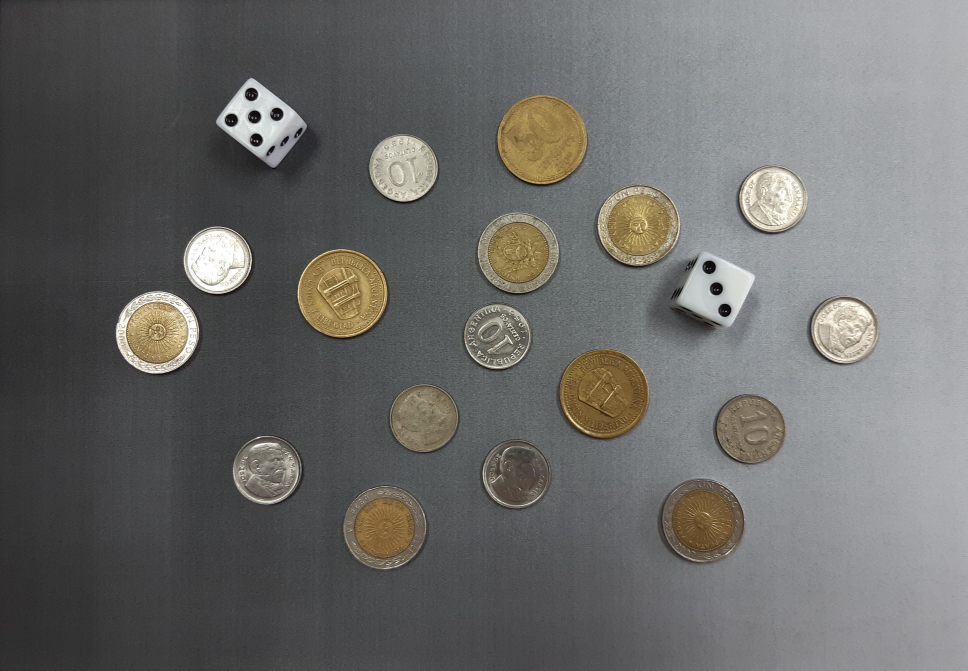
#> input picture Media/monedas.jpg, 3871 x 2681 px (shown at 1/4 size)
$ python monedas.py
#> lines starting #> are read from the running program, lines starting #| are printed output that depends on the picture; after the words box and inside, x2 and y2 are one past the last pixel; in counts of white or black regions, pixels touching at a corner belong together
### funciones.py
import math
import cv2
import numpy as np
import matplotlib.pyplot as plt

# Función para mostrar imágenes
def imshow(img, new_fig=True, title=None, color_img=False, blocking=False, colorbar=False, ticks=False):
    # Crear una nueva figura si new_fig es True
    if new_fig:
        plt.figure(figsize=(12, 6))

    # Mostrar la imagen en color si color_img es True, de lo contrario, en escala de grises
    if color_img:
        plt.imshow(img)
    else:
        plt.imshow(img, cmap='gray')

    # Establecer el título de la figura si se proporciona
    plt.title(title)

    # Ocultar los ejes si ticks es False
    if not ticks:
        plt.xticks([]), plt.yticks([])

    # Mostrar la barra de color si colorbar es True
    if colorbar:
        plt.colorbar()

    # Mostrar la figura, bloqueando si blocking es True
    if new_fig:
        if blocking:
            plt.show(block=True)
        else:
            plt.show()

# Definimos una función para la reconstrucción morfológica
def imreconstruct(marker, mask, kernel=None):
    if kernel is None:
        kernel = np.ones((3, 3), np.uint8)
    while True:
        expanded = cv2.dilate(marker, kernel)                               # Dilatación
        expanded_intersection = cv2.bitwise_and(src1=expanded, src2=mask)   # Intersección
        if (marker == expanded_intersection).all():                         # Comprobamos si hemos terminado
            break
        marker = expanded_intersection
    return expanded_intersection

# Función para eliminar objetos que tocan el borde utilizando reconstrucción morfológica
def imclearborder(img):
    marker = img.copy()
    marker[1:-1, 1:-1] = 0
    border_elements = imreconstruct(marker=marker, mask=img)
    img_cb = cv2.subtract(img, border_elements)
    return img_cb

# Crear lista de nombres de archivos
# [394 lines left out: functions crearListaNombresArchivo, cargarImagenes, imadjust, preprocesarImagenes, distanciaEuclidiana, filtrarComponentesPorArea and 9 more, not called in this run]

### monedas.py
import cv2
import numpy as np
import matplotlib.pyplot as plt
from PIL import Image
from funciones import imshow, imreconstruct, imclearborder

# a) -----------------------------------------------------------------------------------------
# Cargamos una imagen en formato BGR, la convertimos a RGB y la mostramos.
monedas_path = './Media/monedas.jpg'
img = cv2.imread(monedas_path)
#> img is the input picture: shape (2681, 3871, 3); mean B, G, R 105.5, 107.4, 107.5
img = cv2.cvtColor(img, cv2.COLOR_BGR2RGB)

# Paso 1: Conversión a escala de grises
gray = cv2.cvtColor(img, cv2.COLOR_RGB2GRAY)

# Mostrar imagen
imshow(img, title='Imagen Original', color_img=True)

# Filtrado Gaussiano para suavizar la imagen
blurred = cv2.GaussianBlur(gray, (15, 15), 0)

imshow(blurred, title = "Imagen en gris desenfocada")

# Detección de bordes Canny
edges = cv2.Canny(blurred, 5, 25)
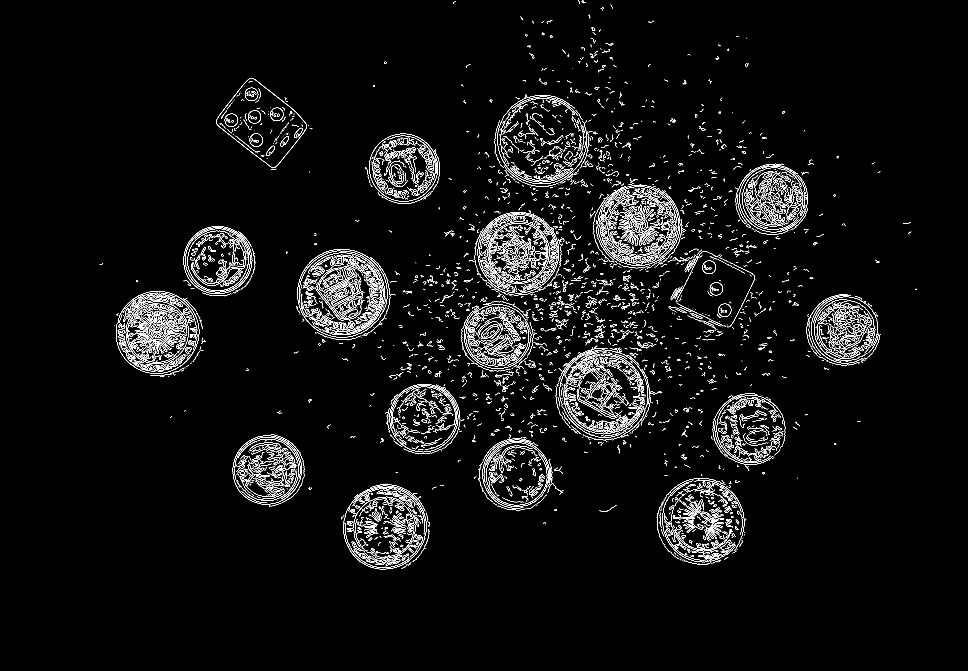
#> edges: shape (2681, 3871) (shown at 1/4 size); 2.1% white in thin lines or dots, all inside (x1, y1, x2, y2) = (399, 1, 3667, 2278)

imshow(edges, title = "Detección de bordes Canny")

# Dilatación para cerrar contornos en Canny
dilated_edges = cv2.dilate(edges, None, iterations=2)
#> dilated_edges: shape (2681, 3871); 11.6% white; 912 white regions

imshow(dilated_edges, title = "Bordes dilatados")

# Encontrar contornos en la imagen dilatada
contours, _ = cv2.findContours(dilated_edges.copy(), cv2.RETR_EXTERNAL, cv2.CHAIN_APPROX_SIMPLE)
#> contours = 762 contours, 5 with area under 20; largest, box (x1, y1, x2, y2) and area: (1976, 375, 2392, 750) 112831, (2219, 1380, 2651, 1771) 112827, (1188, 994, 1584, 1364) 108574, (2625, 1911, 2987, 2262) 97316, (2369, 734, 2745, 1088) 97298

# Crear una imagen en blanco para el relleno
fill_img = np.zeros_like(gray)

# Rellenar los contornos con color blanco
cv2.fillPoly(fill_img, contours, color=(255, 255, 255))
#> fill_img: shape (2681, 3871); 16.6% white; 762 white regions, largest, box (x1, y1, x2, y2) and area: (2219, 1380, 2651, 1771) 113796, (1976, 375, 2392, 750) 113716, (1188, 994, 1584, 1364) 109187

#  Dilatación para cerrar contornos en Canny
dilated_edges = cv2.dilate(fill_img, None, iterations=2)
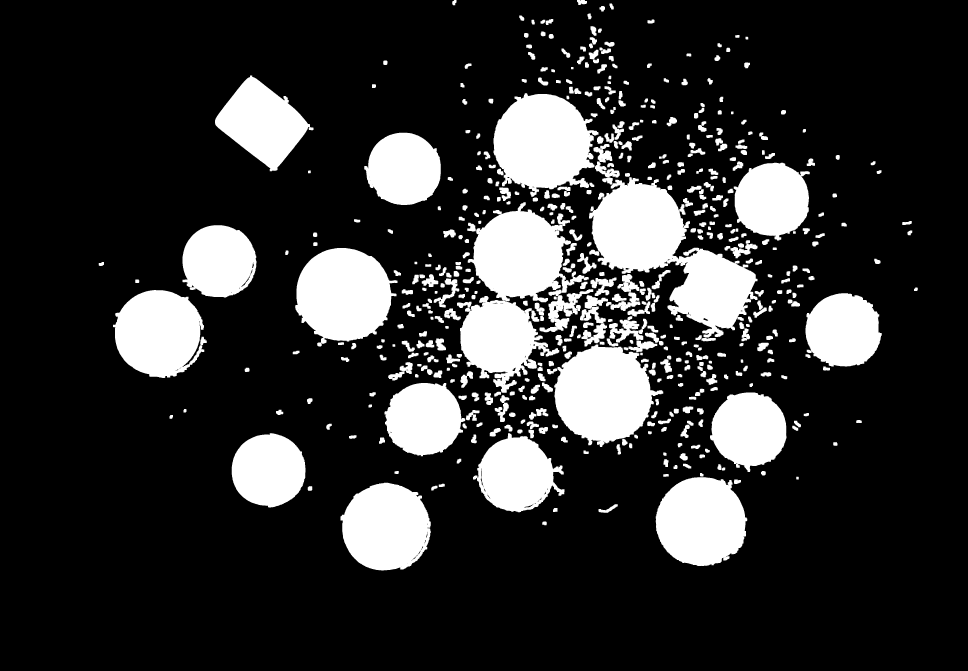
#> dilated_edges: shape (2681, 3871) (shown at 1/4 size); 18.6% white; 535 white regions

# Encontrar contornos en la imagen dilatada
contours, _ = cv2.findContours(dilated_edges.copy(), cv2.RETR_EXTERNAL, cv2.CHAIN_APPROX_SIMPLE)
#> contours = 535 contours; largest, box (x1, y1, x2, y2) and area: (2356, 709, 3030, 1350) 184581, (1974, 373, 2394, 787) 120782, (2217, 1378, 2653, 1788) 118870, (1181, 992, 1590, 1386) 113620, (1871, 809, 2355, 1209) 107346

# # Crear una imagen en blanco para el relleno
# fill_img = np.zeros_like(gray)

# # Rellenar los contornos con color blanco
# cv2.fillPoly(fill_img, contours, color=(255, 255, 255))

# Visualizar la imagen de relleno
imshow(fill_img, title='Contornos Rellenos', color_img=False)

# Definir el kernel elíptico para las operaciones morfológicas
kernel = cv2.getStructuringElement(cv2.MORPH_ELLIPSE, (45, 45))

# Aplicar operación de apertura
opened_img = cv2.morphologyEx(fill_img, cv2.MORPH_OPEN, kernel)
#> opened_img: shape (2681, 3871); 14.5% white; 19 white regions, largest, box (x1, y1, x2, y2) and area: (1977, 378, 2358, 750) 110223, (2221, 1397, 2605, 1764) 110006, (1188, 994, 1563, 1361) 108492

# Visualizar los resultados después de aplicar apertura y clausura
imshow(opened_img, title='Después de Apertura')

# Aplicar la máscara opened_img a la imagen original
final_result = cv2.bitwise_and(img, img, mask=opened_img)

# Visualizar el resultado final
imshow(final_result, title='Imagen Final Segmentada', color_img=True)

# b) ------------------------------------------------------------------------
# Convertir la imagen a escala de grises
gray_segmented = cv2.cvtColor(final_result , cv2.COLOR_RGB2GRAY)

# Umbralizar la imagen para obtener una máscara binaria
_, binary_mask = cv2.threshold(gray_segmented, 1, 255, cv2.THRESH_BINARY)
#> binary_mask: shape (2681, 3871); 14.5% white; 19 white regions

# Encontrar contornos en la máscara binaria
contours, _ = cv2.findContours(binary_mask, cv2.RETR_EXTERNAL, cv2.CHAIN_APPROX_SIMPLE)
#> contours = 19 contours; largest, box (x1, y1, x2, y2) and area: (1977, 378, 2358, 750) 109676, (2221, 1397, 2605, 1764) 109460, (1188, 994, 1563, 1361) 107960, (2626, 1911, 2980, 2261) 96062, (2371, 737, 2731, 1075) 95027

# Clasificar contornos en monedas y dados
coins = []
dice = []

for contour in contours:
    # Calcular el área y el perímetro del contorno
    area = cv2.contourArea(contour)
    perimeter = cv2.arcLength(contour, True)

    # Calcular la circularidad (4 * pi * área / (perímetro ^ 2))
    circularity = (4 * np.pi * area) / (perimeter ** 2)

    # Si la circularidad es alta, clasificar como moneda, de lo contrario como dado
    if circularity > 0.8:
        coins.append(contour)
    else:
        dice.append(contour)
#> this loop made 19 passes
#> (area, perimeter, circularity) on passes 1 to 12: (90820.5, 1134.3, 0.887), (96061.5, 1169.2, 0.883), (61632, 943, 0.871), (65085.5, 959.4, 0.889), (66309.5, 969.4, 0.887), (64771, 968.5, 0.868), (109460, 1266.5, 0.858), (60182.5, 932.8, 0.869), (65569.5, 970.2, 0.875), (88612, 1118.2, 0.891), (61910.5, 1042.8, 0.715), (107960.5, 1238.7, 0.884)
#> after the loop, coins = 17 contours; largest, box (x1, y1, x2, y2) and area: (1977, 378, 2358, 750) 109676, (2221, 1397, 2605, 1764) 109460, (1188, 994, 1563, 1361) 107960, (2626, 1911, 2980, 2261) 96062, (2371, 737, 2731, 1075) 95027; dice = 2 contours; box (x1, y1, x2, y2) and area: (862, 310, 1230, 673) 74856, (2699, 1002, 3021, 1309) 61910

# Crear máscaras para monedas y dados
coins_mask = np.zeros_like(binary_mask)
cv2.drawContours(coins_mask, coins, -1, (255), thickness=cv2.FILLED)

dice_mask = np.zeros_like(binary_mask)
cv2.drawContours(dice_mask, dice, -1, (255), thickness=cv2.FILLED)
#> dice_mask: shape (2681, 3871); 1.3% white; 2 white regions, box (x1, y1, x2, y2) and area: (862, 310, 1230, 673) 75277, (2699, 1002, 3021, 1309) 62349

# Visualizar las máscaras
plt.figure(figsize=(12, 6))

plt.subplot(121), plt.imshow(coins_mask, cmap='gray'), plt.title('Máscara de Monedas')
plt.subplot(122), plt.imshow(dice_mask, cmap='gray'), plt.title('Máscara de Dados')

plt.show()

# Aplicar la máscara opened_img a la imagen original
coins = cv2.bitwise_and(img, img, mask=coins_mask)
dice = cv2.bitwise_and(img, img, mask=dice_mask)

# Visualizar el resultado final
imshow(coins, title='Imagen Final Segmentada', color_img=True)
# Visualizar el resultado final
imshow(dice, title='Imagen Final Segmentada', color_img=True)

# Convertir la imagen a escala de grises
gray_segmented = cv2.cvtColor(coins, cv2.COLOR_RGB2GRAY)

# Aplicar umbral adaptativo
_, binary_mask = cv2.threshold(gray_segmented, 1, 255, cv2.THRESH_BINARY)
#> binary_mask: shape (2681, 3871); 13.2% white; 17 white regions

# Encontrar contornos en la máscara binaria
contours, _ = cv2.findContours(binary_mask, cv2.RETR_EXTERNAL, cv2.CHAIN_APPROX_SIMPLE)
#> contours has the same summary as coins

# Crear listas para almacenar contornos de cada tipo de moneda
small_coins = []
medium_coins = []
large_coins = []

# Clasificar contornos en monedas por tamaño
for contour in contours:
    # Calcular el área del contorno
    area = cv2.contourArea(contour)
    # Clasificar por tamaño
    if area < 80000:
        small_coins.append(contour)
    elif 80000 <= area <= 100000:
        medium_coins.append(contour)
    elif area > 100000:
        large_coins.append(contour)
#> this loop made 17 passes
#> area on passes 1 to 12: 90820.5, 96061.5, 61632, 65085.5, 66309.5, 64771, 109460, 60182.5, 65569.5, 88612, 107960.5, 60519
#> after the loop, large_coins = 3 contours; box (x1, y1, x2, y2) and area: (1977, 378, 2358, 750) 109676, (2221, 1397, 2605, 1764) 109460, (1188, 994, 1563, 1361) 107960; medium_coins = 5 contours; box (x1, y1, x2, y2) and area: (2626, 1911, 2980, 2261) 96062, (2371, 737, 2731, 1075) 95027, (1897, 846, 2247, 1184) 92968, (1371, 1933, 1708, 2280) 90820, (462, 1162, 799, 1497) 88612; small_coins = 9 contours; largest, box (x1, y1, x2, y2) and area: (2849, 1572, 3143, 1862) 66310, (2941, 653, 3233, 941) 65817, (3224, 1175, 3520, 1464) 65570, (929, 1737, 1219, 2026) 65086, (1547, 1534, 1843, 1819) 64771

# Crear máscaras para cada tipo de moneda
small_coins_mask = np.zeros_like(binary_mask)
cv2.drawContours(small_coins_mask, small_coins, -1, (255), thickness=cv2.FILLED)
#> small_coins_mask: shape (2681, 3871); 5.6% white; 9 white regions, largest, box (x1, y1, x2, y2) and area: (2849, 1572, 3143, 1862) 66725, (2941, 653, 3233, 941) 66234, (3224, 1175, 3520, 1464) 65985

medium_coins_mask = np.zeros_like(binary_mask)
cv2.drawContours(medium_coins_mask, medium_coins, -1, (255), thickness=cv2.FILLED)
#> medium_coins_mask: shape (2681, 3871); 4.5% white; 5 white regions, box (x1, y1, x2, y2) and area: (2626, 1911, 2980, 2261) 96562, (2371, 737, 2731, 1075) 95530, (1897, 846, 2247, 1184) 93469, (1371, 1933, 1708, 2280) 91306, (462, 1162, 799, 1497) 89093

large_coins_mask = np.zeros_like(binary_mask)
cv2.drawContours(large_coins_mask, large_coins, -1, (255), thickness=cv2.FILLED)
#> large_coins_mask: shape (2681, 3871); 3.2% white; 3 white regions

# Visualizar las máscaras
plt.figure(figsize=(12, 6))

plt.subplot(131), plt.imshow(small_coins_mask, cmap='gray'), plt.title('Monedas Pequeñas')
plt.subplot(132), plt.imshow(medium_coins_mask, cmap='gray'), plt.title('Monedas Medianas')
plt.subplot(133), plt.imshow(large_coins_mask, cmap='gray'), plt.title('Monedas Grandes')

plt.show()

# Aplicar la máscara opened_img a la imagen original
small_coins = cv2.bitwise_and(img, img, mask=small_coins_mask)
medium_coins = cv2.bitwise_and(img, img, mask=medium_coins_mask)
large_coins = cv2.bitwise_and(img, img, mask=large_coins_mask)

# Visualizar el resultado final
imshow(small_coins, title='Monedas pequeñas', color_img=True)
# Visualizar el resultado final
imshow(medium_coins, title='Monedas medianas', color_img=True)
# Visualizar el resultado final
imshow(large_coins, title='Monedas grandes', color_img=True)

# Función para contar componentes conexas en una máscara
def contar_componentes_conexas(mask):
    _, labeled_mask = cv2.connectedComponents(mask)
#> labeled_mask: shape (2681, 3871) int32; 10 distinct labels, from 0 to 9
    return labeled_mask

# Contar componentes conexas en cada máscara
labeled_small_coins = contar_componentes_conexas(small_coins_mask)
labeled_medium_coins = contar_componentes_conexas(medium_coins_mask)
#> in contar_componentes_conexas (call 2), `_, labeled_mask = cv2.connectedComponents(mask)`: labeled_mask: shape (2681, 3871) int32; 6 distinct labels, from 0 to 5
labeled_large_coins = contar_componentes_conexas(large_coins_mask)
#> in contar_componentes_conexas (call 3), `_, labeled_mask = cv2.connectedComponents(mask)`:
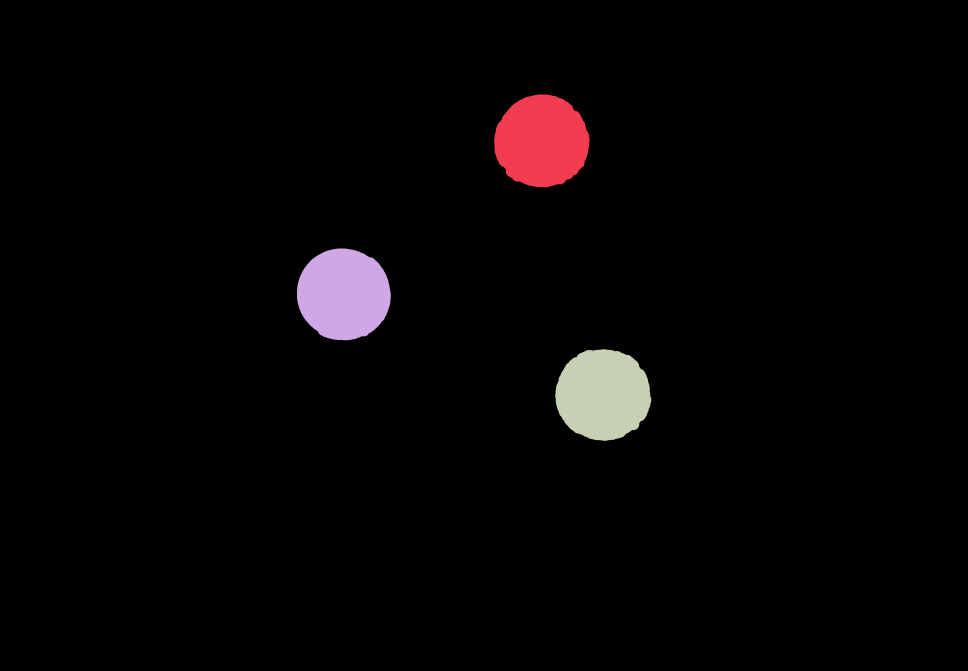
#> labeled_mask: shape (2681, 3871) int32 (shown at 1/4 size); 4 distinct labels, from 0 to 3; one colour per label, 0 black

# Contar el número de componentes en cada máscara
num_small_coins = len(np.unique(labeled_small_coins)) - 1  # Restar 1 para excluir el fondo
#> num_small_coins = 9
num_medium_coins = len(np.unique(labeled_medium_coins)) - 1
#> num_medium_coins = 5
num_large_coins = len(np.unique(labeled_large_coins)) - 1
#> num_large_coins = 3

# Mostrar los resultados
print(f"Número de monedas pequeñas: {num_small_coins}")
#| Número de monedas pequeñas: 9
print(f"Número de monedas medianas: {num_medium_coins}")
#| Número de monedas medianas: 5
print(f"Número de monedas grandes: {num_large_coins}")
#| Número de monedas grandes: 3

# c)------------------------------------------------------------------------------------------
# Obtener los contornos de la imagen segmentada de los dados
contours, _ = cv2.findContours(dice_mask.copy(), cv2.RETR_EXTERNAL, cv2.CHAIN_APPROX_SIMPLE)
#> contours has the same summary as dice

# Lista para almacenar los dados recortados
dados_recortados = []

# Iterar sobre los contornos de los dados y recortar cada dado
for i, contour in enumerate(contours):
    # Obtener las coordenadas del rectángulo delimitador del contorno
    x, y, w, h = cv2.boundingRect(contour)

    # Recortar el dado de la imagen original
    dice_crop = img[y:y+h, x:x+w]

    # Almacenar el dado recortado en la lista
    dados_recortados.append(dice_crop)

    # Mostrar el dado recortado
    imshow(dice_crop, title=f'Dado {i+1}')
#> this loop made 2 passes
#> (x, y, w, h) on passes 1 to 2: (2699, 1002, 322, 307), (862, 310, 368, 363)
#> pass 1, `dice_crop = img[y:y+h, x:x+w]`:
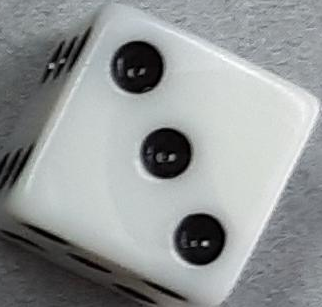
#> dice_crop: shape (307, 322, 3); mean R, G, B 146.9, 150.4, 150.8
#> after the loop, dados_recortados = 2 items


# Lista para almacenar los dados umbralados
dados_umbralados = []

# Iterar sobre los dados recortados y aplicar umbralado invertido
for i, dado_crop in enumerate(dados_recortados):
    # Convertir a escala de grises
    dado_gray = cv2.cvtColor(dado_crop, cv2.COLOR_RGB2GRAY)

    # Aplicar umbral invertido
    _, thresh_dado = cv2.threshold(dado_gray, 128, 255, cv2.THRESH_BINARY_INV)

    # Almacenar el dado umbralado en la lista
    dados_umbralados.append(thresh_dado)

    # Mostrar el dado umbralado
    imshow(thresh_dado, title=f'Dado Umbralado {i+1}')
#> this loop made 2 passes
#> after the loop, dados_umbralados = 2 items

# Lista para almacenar los dados después de eliminar los elementos que tocan el borde
dados_limpios = []

# Iterar sobre los dados umbralados y eliminar elementos que tocan el borde
for i, dado_umbralado in enumerate(dados_umbralados):
    # Eliminar elementos que tocan el borde
    dado_limpio = imclearborder(dado_umbralado)

    # Almacenar el dado limpio en la lista
    dados_limpios.append(dado_limpio)

    # Mostrar el dado después de eliminar elementos que tocan el borde
    imshow(dado_limpio, title=f'Dado Limpio {i+1}')
#> this loop made 2 passes
#> after the loop, dados_limpios = 2 items

# Lista para almacenar los dados después de la operación de apertura
dados_sin_ruido = []

# Definir el kernel elíptico para la operación de apertura
kernel_eliptico = cv2.getStructuringElement(cv2.MORPH_ELLIPSE, (10, 10))

# Iterar sobre los dados limpios y aplicar la operación de apertura
for i, dado_limpio in enumerate(dados_limpios):
    # Aplicar la operación de apertura
    dado_sin_ruido = cv2.morphologyEx(dado_limpio, cv2.MORPH_OPEN, kernel_eliptico)

    # Almacenar el dado después de la operación de apertura en la lista
    dados_sin_ruido.append(dado_sin_ruido)

    # Mostrar el dado después de la operación de apertura
    imshow(dado_sin_ruido, title=f'Dado Sin Ruido {i+1}')
#> after the loop, dados_sin_ruido = 2 items

# Lista para almacenar los dados después de eliminar objetos elípticos
dados_finales = []

# Umbral para considerar un objeto como elíptico o redondo
umbral_elipticidad = 0.5

# Iterar sobre los dados sin ruido y eliminar objetos redondos
for i, dado_sin_ruido in enumerate(dados_sin_ruido):
    # Encontrar contornos en el dado sin ruido
    contours, _ = cv2.findContours(dado_sin_ruido, cv2.RETR_EXTERNAL, cv2.CHAIN_APPROX_SIMPLE)

    # Eliminar objetos elípticos y conservar los redondo
    dado_final = dado_sin_ruido.copy()
    for contour in contours:
        # Calcular el ajuste de elipticidad
        elipticidad = cv2.fitEllipse(contour)[1][0] / cv2.fitEllipse(contour)[1][1]

        # Eliminar objeto si es redondo
        if elipticidad < umbral_elipticidad:
            cv2.drawContours(dado_final, [contour], -1, 0, thickness=cv2.FILLED)

    # Almacenar el dado después de eliminar objetos redondos en la lista
    dados_finales.append(dado_final)

    # Mostrar el dado después de eliminar objetos redondos
    imshow(dado_final, title=f'Dado Final {i+1}')
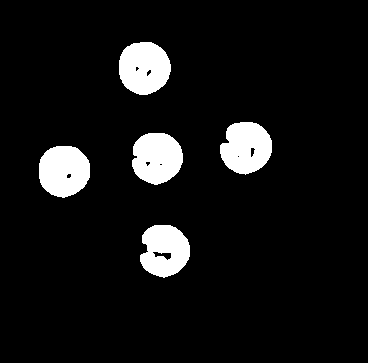
#> dado_final: shape (363, 368); 7.8% white; 5 white regions, box (x1, y1, x2, y2) and area: (119, 42, 171, 95) 2167, (39, 146, 90, 198) 2113, (220, 122, 272, 175) 2079, (132, 133, 183, 185) 2075, (140, 225, 190, 278) 1967
#> after the loop, dados_finales = 2 items

# Función para contar componentes conexas en una imagen binaria
def contar_componentes_conexas(img_binaria):
    _, labeled_img = cv2.connectedComponents(img_binaria)
    return labeled_img

# Lista para almacenar el número de componentes conexas para cada dado final
num_componentes_por_dado = []

# Iterar sobre los dados finales y contar componentes conexas
for i, dado_final in enumerate(dados_finales):
    # Contar componentes conexas en el dado final
    labeled_dado = contar_componentes_conexas(dado_final)

    # Obtener el número de componentes (restar 1 para excluir el fondo)
    num_componentes = len(np.unique(labeled_dado)) - 1

    # Almacenar el número de componentes para este dado en la lista
    num_componentes_por_dado.append(num_componentes)

    # Mostrar el dado final con el número de componentes
    imshow(labeled_dado, title=f'Dado Final {i+1}: Muestra el número {num_componentes}', blocking=True)
#> this loop made 2 passes
#> num_componentes on passes 1 to 2: 3, 5
#> pass 1, in contar_componentes_conexas, `_, labeled_img = cv2.connectedComponents(img_binaria)`:
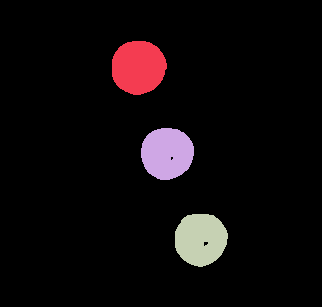
#> labeled_img: shape (307, 322) int32; 4 distinct labels, from 0 to 3; one colour per label, 0 black
#> pass 2, in contar_componentes_conexas (call 2), `_, labeled_img = cv2.connectedComponents(img_binaria)`:
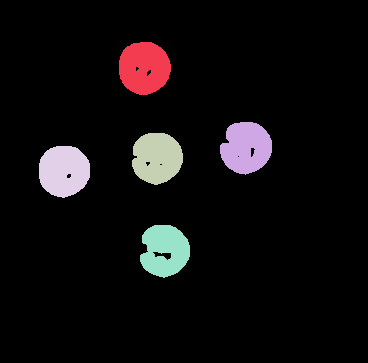
#> labeled_img: shape (363, 368) int32; 6 distinct labels, from 0 to 5; one colour per label, 0 black
#> after the loop, num_componentes_por_dado = [3, 5]
